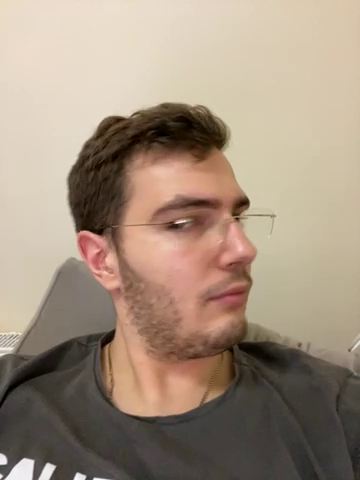
#> input picture frame 29 of video/real/1.MOV, 360 x 480 px, given in place of Screen Recording 2026-01-23 100053.mp4, which was not available
$ python check_rotation.py
#> lines starting #> are read from the running program, lines starting #| are printed output that depends on the picture

import cv2

video_path = (
    "dataset/train/fake/"
    "Screen Recording 2026-01-23 100053.mp4"
)


def inspect_video(auto_rotate):
#> called with auto_rotate = True
    cap = cv2.VideoCapture(video_path)

    if not cap.isOpened():
        raise RuntimeError(
            f"Could not open video: {video_path}"
        )

    cap.set(
        cv2.CAP_PROP_ORIENTATION_AUTO,
        1 if auto_rotate else 0,
    )

    rotation = cap.get(
        cv2.CAP_PROP_ORIENTATION_META
    )

    success, frame = cap.read()
#> frame is the input picture: shape (480, 360, 3); mean B, G, R 126.2, 143.9, 162

    print(f"\nAutomatic rotation: {auto_rotate}")
    print(f"Rotation metadata: {rotation}")

    if success:
        print(f"Decoded frame shape: {frame.shape}")
#| Decoded frame shape: (480, 360, 3)
    else:
        print("Could not decode the first frame.")

    cap.release()


inspect_video(True)
inspect_video(False)
#> call 2 of inspect_video, with auto_rotate = False
#> in inspect_video (call 2), `success, frame = cap.read()`:
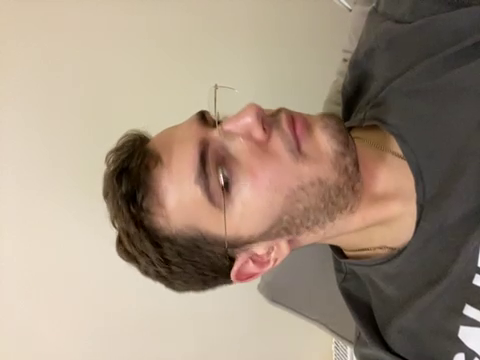
#> frame: shape (360, 480, 3); mean B, G, R 126.2, 143.9, 162
#| Decoded frame shape: (360, 480, 3)

$ run again, starting later in the video
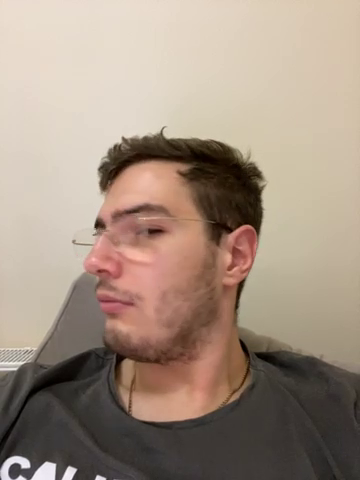
#> input picture frame 130 of video/real/1.MOV, 360 x 480 px, given in place of Screen Recording 2026-01-23 100053.mp4, which was not available
#> in inspect_video, frame is the input picture: shape (480, 360, 3); mean B, G, R 129.6, 144.4, 162.2
#| Decoded frame shape: (480, 360, 3)
#> in inspect_video (call 2), `success, frame = cap.read()`:
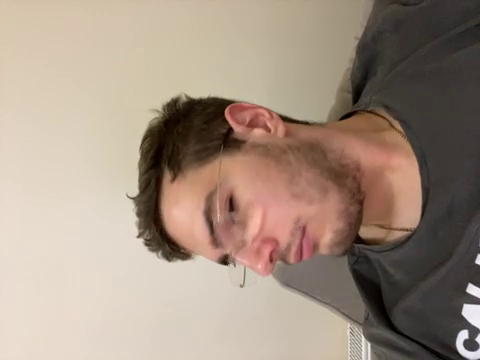
#> frame: shape (360, 480, 3); mean B, G, R 129.6, 144.4, 162.2
#| Decoded frame shape: (360, 480, 3)

$ run again, starting later in the video
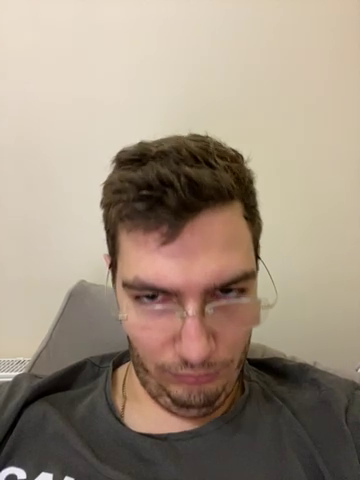
#> input picture frame 232 of video/real/1.MOV, 360 x 480 px, given in place of Screen Recording 2026-01-23 100053.mp4, which was not available
#> in inspect_video, frame is the input picture: shape (480, 360, 3); mean B, G, R 127.3, 143.8, 159.7
#| Decoded frame shape: (480, 360, 3)
#> in inspect_video (call 2), `success, frame = cap.read()`:
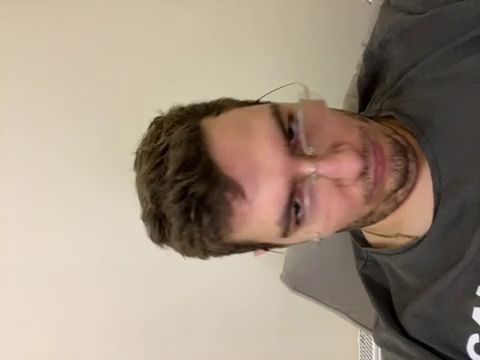
#> frame: shape (360, 480, 3); mean B, G, R 127.3, 143.8, 159.7
#| Decoded frame shape: (360, 480, 3)
